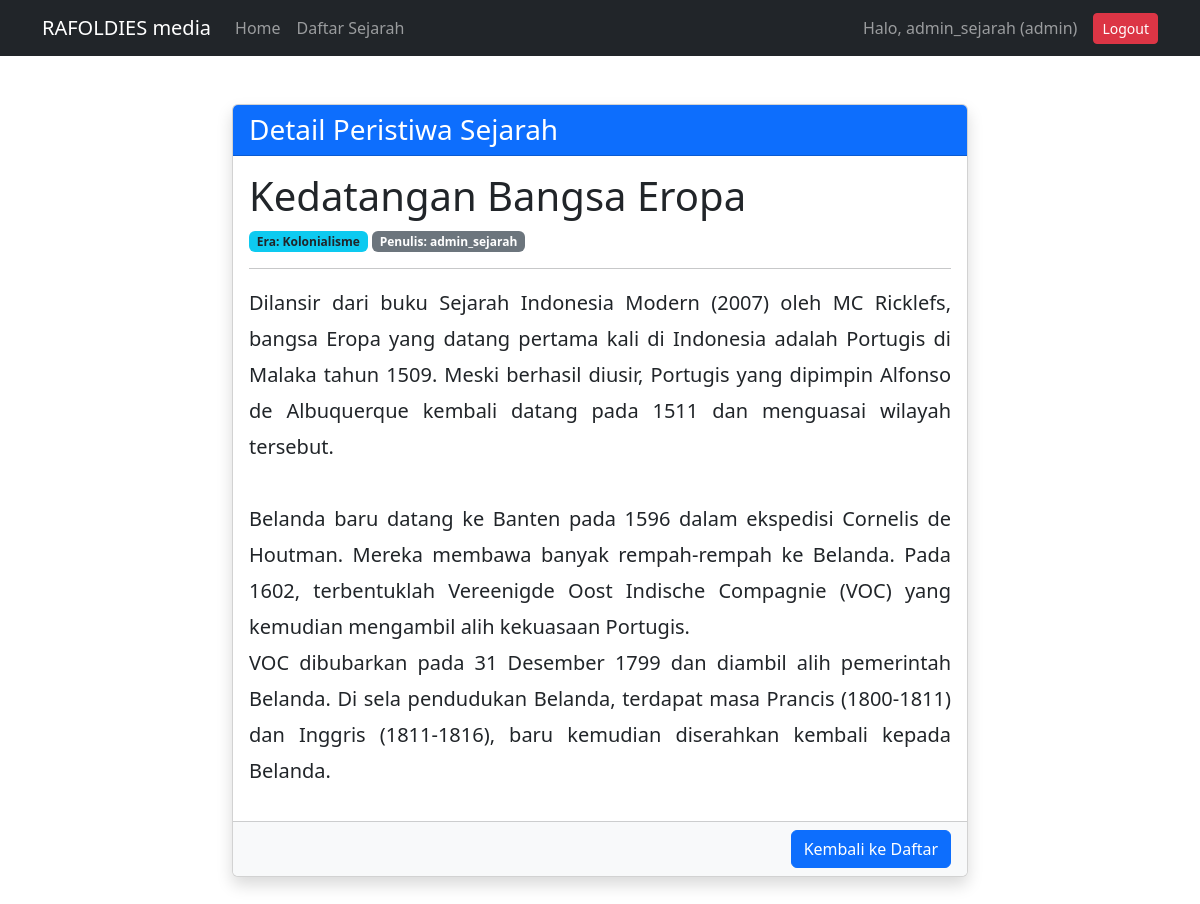
/sejarah-indonesia/public/artikel/detail/2 (signed in), run on the app's committed database.
### tables this page shows
CREATE TABLE `artikel` (
  `id` int(11) NOT NULL,
  `judul` varchar(255) NOT NULL,
  `era` varchar(100) DEFAULT NULL,
  `konten` text NOT NULL,
  `penulis` varchar(100) DEFAULT NULL,
  `tanggal_dibuat` timestamp NOT NULL DEFAULT current_timestamp()
);

### sejarah-indonesia/app/core/Controller.php (called while the page is built, shortened)
<?php
class Controller {
    public function view($view, $data = []) {
        require_once '../app/views/' . $view . '.php';
    }
    public function model($model) {
        return new $model;
    }
}

### sejarah-indonesia/app/controllers/Artikel.php (called while the page is built, shortened)
<?php
class Artikel extends Controller {
    public function detail($id) {
        $data['judul'] = 'Detail Sejarah';
        $data['artikel'] = $this->model('Artikel_model')->getArtikelById($id);
        $this->view('artikel/detail', $data);
    }
}

### sejarah-indonesia/app/core/App.php (called while the page is built, shortened)
<?php
class App {
    protected $method = 'index';
    protected $params = [];
    public function __construct() {
        $url = $this->parseURL();
        if(isset($url[0])) {
            if( file_exists('../app/controllers/' . $url[0] . '.php') ) {
                unset($url[0]);
            }
        }
        $this->controller = new $this->controller;
        if( isset($url[1]) ) {
            if( method_exists($this->controller, $url[1]) ) {
                $this->method = $url[1];
                unset($url[1]);
            }
        }
        if( !empty($url) ) {
            $this->params = array_values($url);
        }
        call_user_func_array([$this->controller, $this->method], $this->params);
    }
    public function parseURL() {
        if( isset($_GET['url']) ) {
            $url = rtrim($_GET['url'], '/');
            $url = filter_var($url, FILTER_SANITIZE_URL);
            $url = explode('/', $url);
            return $url;
        }
        return [];
    }
}

### sejarah-indonesia/public/index.php (called while the page is built, shortened)
<?php
$app = new App;

### sejarah-indonesia/app/core/Database.php (called while the page is built, shortened)
<?php
class Database {
    private $host = DB_HOST;
    private $user = DB_USER;
    private $pass = DB_PASS;
    private $db_name = DB_NAME;
    private $dbh;
    private $stmt;
    public function __construct() {
        $dsn = 'mysql:host=' . $this->host . ';dbname=' . $this->db_name;
        $option = [
            PDO::ATTR_PERSISTENT => true,
            PDO::ATTR_ERRMODE => PDO::ERRMODE_EXCEPTION
        ];
        try {
            $this->dbh = new PDO($dsn, $this->user, $this->pass, $option);
        } catch(PDOException $e) {
            die($e->getMessage());
        }
    }
    public function query($query) {
        $this->stmt = $this->dbh->prepare($query);
    }
    public function bind($param, $value, $type = null) {
        if (is_null($type)) {
            switch (true) {
                default: $type = PDO::PARAM_STR;
            }
        }
        $this->stmt->bindValue($param, $value, $type);
    }
    public function execute() {
        return $this->stmt->execute();
    }
    public function single() {
        $this->execute();
        return $this->stmt->fetch(PDO::FETCH_ASSOC);
    }
}

### sejarah-indonesia/app/models/Artikel_model.php (called while the page is built, shortened)
<?php
class Artikel_model {
    private $table = 'artikel';
    private $db;
    public function __construct() {
        $this->db = new Database;
    }
public function getArtikelById($id) {
    $this->db->query('SELECT * FROM ' . $this->table . ' WHERE id=:id');
    $this->db->bind('id', $id);
    return $this->db->single();
}
}

### sejarah-indonesia/app/views/artikel/detail.php (the view)
<div class="container mt-5">
    <div class="row justify-content-center">
        <div class="col-md-8 mb-5">
            <div class="card shadow">
                <div class="card-header bg-primary text-white">
                    <h3 class="mb-0">Detail Peristiwa Sejarah</h3>
                </div>
                <div class="card-body">
                    <h2 class="display-6 text-dark"><?= $data['artikel']['judul']; ?></h2>
                    <div class="mb-3">
                        <span class="badge bg-info text-dark">Era: <?= $data['artikel']['era']; ?></span>
                        <span class="badge bg-secondary">Penulis: <?= $data['artikel']['penulis']; ?></span>
                    </div>
                    <hr>
                    <p class="lead" style="text-align: justify; line-height: 1.8;">
                        <?= nl2br($data['artikel']['konten']); ?>
                    </p>
                </div>
                <div class="card-footer bg-light text-end">
                    <a href="<?= BASEURL; ?>/artikel" class="btn btn-primary">Kembali ke Daftar</a>
                </div>
            </div>
        </div>
    </div>
</div>

### data on the page
artikel: judul "Kedatangan Bangsa Eropa", era "Kolonialisme", penulis "admin_sejarah", konten "Dilansir dari buku Sejarah Indonesia Modern (2007) oleh MC Ricklefs, bangsa Eropa yang datang pertama kali di Indonesia adalah Portugis di Malaka tahun 1509. Meski berhasil diusir, Portugis yang dipimpin Alfonso de Albuquerque kembali datang pada 1511 dan menguasai wilayah tersebut. Belanda baru datang ke Banten pada 1596 dalam ekspedisi Cornelis de Houtman. Mereka membawa banyak rempah-rempah ke Belanda. Pada 1602, terbentuklah Vereenigde Oost Indische Compagnie (VOC) yang kemudian mengambil alih kekuasaan Portugis. VOC dibubarkan pada 31 Desember 1799 dan diambil alih pemerintah Belanda. Di sela pendudukan Belanda, terdapat masa Prancis (1800-1811) dan Inggris (1811-1816), baru kemudian…"

### other printed values
$_SESSION['username'] "admin_sejarah"
$_SESSION['role'] "admin"
